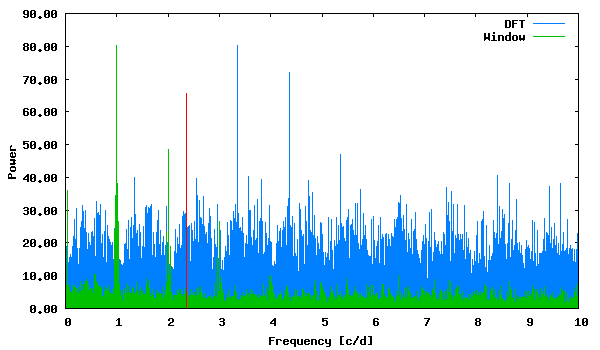

gnuplot code for this plot:
set term png size 600,350 medium
set colors classic
set output "phase_lc_13.deeming.png"
set xlabel "Frequency [c/d]"
set ylabel "Power"
set format y "%5.2f"
plot "deeming.periodogram" using 1:2 with lines linecolor 3 title "DFT", "deeming.periodogram" using 1:3 with lines linecolor 2 title "Window", "<echo '2.354320 65.47093698'" with impulses linecolor 1 title ""
 
